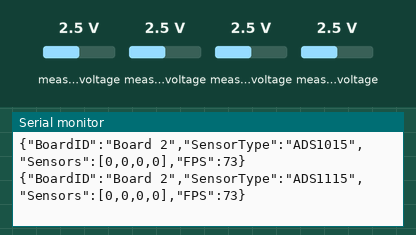
This sketch was run on a simulated ESP32. Parts: the last lines printed to the serial monitor. The inputs (shaded band) are chosen by the test bench; at power-on: measured voltage 2.5 V. No CAN messages arrive unless stated.

Above: at 1.2 s.
1.3 s: measured voltage (sensor 200) set to 0.1 V
At 1.48 s:
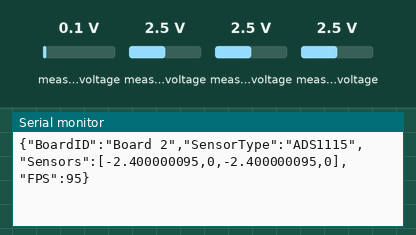
2.8 s: measured voltage (sensor 201) set to 0.1 V
At 2.82 s:
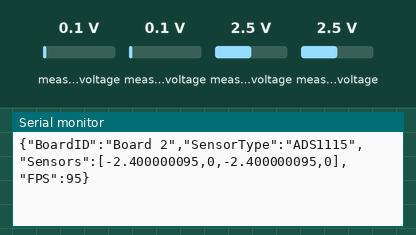
4.3 s: measured voltage (sensor 202) set to 0.1 V
At 4.39 s:
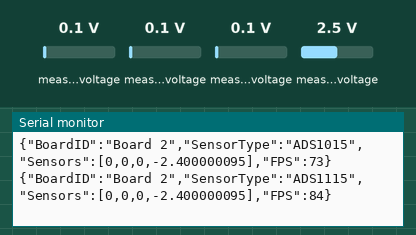
5.8 s: measured voltage (sensor 203) set to 0.1 V
At 5.8 s:
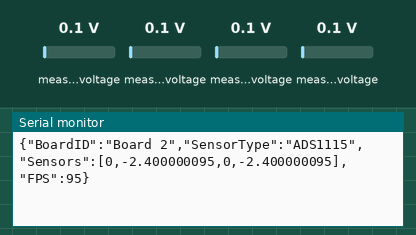
7.3 s: measured voltage (sensor 200) set to 1.2 V
At 7.45 s:
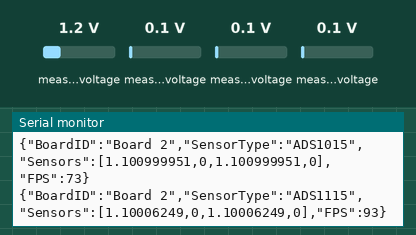
8.8 s: measured voltage (sensor 202) set to 1.2 V
At 8.87 s:
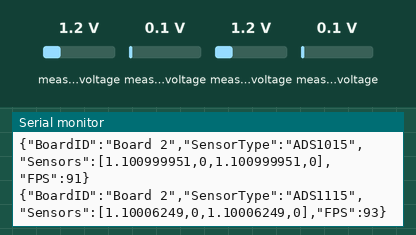
Timing chart, 0 to 11.8 s (numbered marks = the images above; inputs shaded):
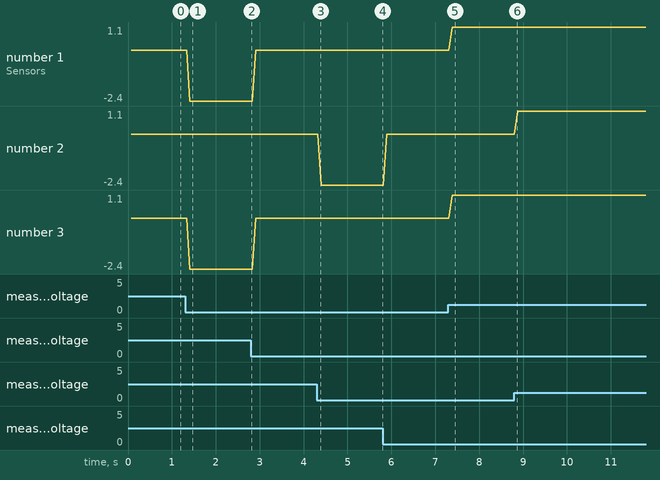

The sketch:

ESP32_PropDaq_ADS1015_ADS1115.ino.ino
```cpp
#include <Wire.h>
#include <ADS1X15.h>
#include <arduinoFFT.h>
#include <ArduinoJson.h>
#include <FreeRTOS.h>
#include <task.h>
#include <queue.h>
#include "driver/twai.h"

// CAN TWAI message to send
twai_message_t txMessage;

// Pins used to connect to CAN bus transceiver:
#define CAN_RX 10
#define CAN_TX 9
int canTXRXcount[2] = {0,0};
int baseID_int = 2;
int baseID  = (0x10)*baseID_int;

StaticJsonDocument<512> sensorData;
DynamicJsonDocument doc0(1024);
DynamicJsonDocument doc1(1024);
DynamicJsonDocument sensor0doc(1024);
DynamicJsonDocument sensor1doc(1024);

TaskHandle_t ADS1015Task;
TaskHandle_t ADS1115Task;

TwoWire I2C_one(0);
TwoWire I2C_two(1);
ADS1015 ADS0(0x48, &I2C_one); // ADS1015 object using TwoWire
ADS1015 ADS1(0x49, &I2C_one); // ADS1015 object using TwoWire
ADS1115 ADS2(0x48, &I2C_two); // ADS1115 object using TwoWire
ADS1115 ADS3(0x49, &I2C_two); // ADS1115 object using TwoWire

const int numSamples = 200; // Number of samples for FFT
double samplingFrequency = 8.0; // Maximum sampling rate in Hz, usually 868.0
volatile double voltageSamples[numSamples];
volatile double vImag[numSamples];

//arduinoFFT FFT = arduinoFFT();
unsigned long startTime0;
unsigned long startTime1;

SemaphoreHandle_t mutex_v;

void ADS1015TaskFunction(void* parameter);
void ADS1115TaskFunction(void* parameter);
void sendSerialData(int16_t ADCs[], double data[], String SensorType, int FPS);

void setup() {
  Serial.begin(921600);

  twai_general_config_t g_config = TWAI_GENERAL_CONFIG_DEFAULT((gpio_num_t)CAN_TX, (gpio_num_t)CAN_RX, TWAI_MODE_NORMAL);
  twai_timing_config_t t_config = TWAI_TIMING_CONFIG_500KBITS();
  twai_filter_config_t f_config = TWAI_FILTER_CONFIG_ACCEPT_ALL();

  // Install and start the TWAI driver
  esp_err_t canStatus = twai_driver_install(&g_config, &t_config, &f_config);
  if (canStatus == ESP_OK) {
    Serial.println("CAN Driver installed");
  } else {
    Serial.println("CAN Driver installation failed");
  }
  twai_start();
  // Prepare the message to send
  txMessage.identifier = baseID;           // Example identifier
  txMessage.flags = TWAI_MSG_FLAG_EXTD;  // Example flags (extended frame)
  txMessage.data_length_code = 8;        // Example data length (8 bytes)
  txMessage.data[0] = 0xFF;              // Reserved for message type
  txMessage.data[1] = 0xFF;              // Sensor 1: Temperature
  txMessage.data[2] = 0xFF;              // Sensor 2: Humidity
  txMessage.data[3] = 0xFF;              // Sensor 3: X axis Acceleration
  txMessage.data[4] = 0xFF;              // Sensor 4: Y axis Acceleration
  txMessage.data[5] = 0xFF;              // Sensor 5: Z axis Acceleration
  txMessage.data[6] = 0xFF;              // Sensor 6: Power Use in W
  txMessage.data[7] = 0xFF;              // Reserved for message Count

  Serial.println("CAN Started");

  mutex_v = xSemaphoreCreateMutex();
  if (mutex_v == NULL) {
  Serial.println("Mutex can not be created");
  }

  // sensor0doc["BoardID"] = "DAQ0";
  // sensor1doc["BoardID"] = "DAQ0";

  I2C_one.begin(16, 17);
  I2C_one.setClock(400000);
  I2C_two.begin(42, 41);
  I2C_two.setClock(400000);

  /***
  I2C_one.begin(13, 14);
  I2C_one.setClock(400000);
  I2C_two.begin(5, 4);
  I2C_two.setClock(400000);
  ***/

  startTime0 = millis();
  startTime1 = millis();

  // Initialize the ADS1115
  if (!ADS0.begin()) {
    Serial.println("Failed to initialize ADS0.");
    while (1);
  }
  ADS0.setMode(1);
  ADS0.setDataRate(7);
  // Set the gain to the desired range (adjust this based on your voltage range)
  ADS0.setGain(0);

  if (!ADS1.begin()) {
    Serial.println("Failed to initialize ADS1.");
    while (1);
  }
  ADS1.setMode(1);
  ADS1.setDataRate(7);
  // Set the gain to the desired range (adjust this based on your voltage range)
  ADS1.setGain(0);


  // Initialize the ADS1115
  if (!ADS2.begin()) {
    Serial.println("Failed to initialize ADS2.");
    while (1);
  }
  ADS2.setMode(1);
  ADS2.setDataRate(7);
  // Set the gain to the desired range (adjust this based on your voltage range)
  ADS2.setGain(0);

  if (!ADS3.begin()) {
    Serial.println("Failed to initialize ADS3.");
    while (1);
  }
  ADS3.setMode(1);
  ADS3.setDataRate(7);
  // Set the gain to the desired range (adjust this based on your voltage range)
  ADS3.setGain(0);


  xTaskCreatePinnedToCore(
  ADS1015TaskFunction,
  "ADS1015Task",
  4096,
  NULL,
  1,
  &ADS1015Task,
  0
  );


  xTaskCreatePinnedToCore(
  ADS1115TaskFunction,
  "ADS1115Task",
  4096,
  NULL,
  1,
  &ADS1115Task,
  1
  );

}

void ADS1015TaskFunction(void* parameter) {
  while (1) {
    // Store the voltage reading in an array
    static int sampleIndex = 0;
    int count = 0;

    int16_t adc0 = ADS0.readADC_Differential_0_1();
    int16_t adc0_1 = ADS1.readADC_Differential_0_1();
    int16_t adc1 = ADS0.readADC_Differential_2_3();
    int16_t adc1_1 = ADS1.readADC_Differential_2_3();

    int16_t ADC_16bit[4] = {adc0,adc1,adc0_1,adc1_1};

    double voltage0 = (ADS0.toVoltage(adc0)); // Calculate voltage in mV 6.144/2048
    double voltage1 = (ADS0.toVoltage(adc1)); // Calculate voltage in mV 6.144/2048
    double voltage0_1 = (ADS1.toVoltage(adc0_1)); // Calculate voltage in mV
    double voltage1_1 = (ADS1.toVoltage(adc1_1)); // Calculate voltage in mV

    // sensor0doc["PT0"] = voltage0;
    // sensor0doc["PT1"] = voltage1;
    // sensor0doc["PT2"] = voltage0_1;
    // sensor0doc["PT3"] = voltage1_1;
    double data[4] = {voltage0, voltage1, voltage0_1, voltage1_1};

    //Serial.print("In0: "); Serial.print(voltage0); Serial.print("\t In1: "); Serial.print(voltage1);
    //Serial.print("\t In0_1: "); Serial.print(voltage0_1); Serial.print("\t In1_1: "); Serial.print(voltage1_1);
    unsigned long currentTime = millis();
    unsigned long timePassed = currentTime - startTime0;
    startTime0 = millis();
    sampleIndex = 0;
    //String sensorjson0;
    xSemaphoreTake(mutex_v, portMAX_DELAY);
    // serializeJson(sensor0doc, Serial);
    sendSerialData(ADC_16bit, data, "ADS1015", 1000*1/(timePassed));
    //Serial.print("\t FPS: "); Serial.println(1000*1/(timePassed));
    xSemaphoreGive(mutex_v);
  }
}

void ADS1115TaskFunction(void* parameter) {
  while (1) {
    // Store the voltage reading in an array
    static int sampleIndex = 0;
    int count = 0;
    int16_t adc0 = ADS2.readADC_Differential_0_1();
    int16_t adc0_1 = ADS3.readADC_Differential_0_1();

    int16_t adc1 = ADS2.readADC_Differential_2_3();
    int16_t adc1_1 = ADS3.readADC_Differential_2_3();

    int16_t ADC_16bit[4] = {adc0,adc1,adc0_1,adc1_1};

    //Serial.print("In0: "); Serial.print(voltage0); Serial.print("\t In1: "); Serial.print(voltage1);

    double voltage0 = (ADS2.toVoltage(adc0)); // Calculate voltage in mV 6.144/32767
    double voltage1 = (ADS3.toVoltage(adc1)); // Calculate voltage in mV 6.144/32767
    double voltage0_1 = (ADS2.toVoltage(adc0_1)); // Calculate voltage in mV
    double voltage1_1 = (ADS3.toVoltage(adc1_1)); // Calculate voltage in mV

    double data[4] = {voltage0, voltage1, voltage0_1, voltage1_1};
    //Serial.print("\t In0_1: "); Serial.print(voltage0_1); Serial.print("\t In1_1: "); Serial.print(voltage1_1);
    unsigned long currentTime = millis();
    unsigned long timePassed = currentTime - startTime1;
    startTime1 = millis();
    sampleIndex = 0;
    xSemaphoreTake(mutex_v, portMAX_DELAY);
    // serializeJson(sensor1doc, Serial);
    sendSerialData(ADC_16bit, data, "ADS1115", 1000*1/(timePassed));
    // Serial.print("\t FPS: "); Serial.println(1000*1/(timePassed));
    xSemaphoreGive(mutex_v);
  }
}

void loop() {
  //doc["BoardID"] = "PT Board";
}

void sendSerialData(int16_t ADC_16bit[], double data[], String SensorType, int FPS) {
  //JSON doc
  int data_arr_size = 4;

  sensorData["BoardID"] = "Board " + String(baseID_int);
  sensorData["SensorType"] = SensorType;

  if (SensorType == "ADS1015"){
    txMessage.identifier = baseID + 0x01;
  }
  if (SensorType == "ADS1115"){
    txMessage.identifier = baseID + 0x02;
  }

  for (int i = 0; i < data_arr_size; i++) {
    sensorData["Sensors"][i] = data[i];
    txMessage.data[2*i] = ADC_16bit[i]/(0xFF);              // Reserved for message type
    txMessage.data[2*i+1] = (ADC_16bit[i] - (txMessage.data[2*i]*(0xFF)));
  }
  // doc["Sensors"][1] = data[1];
  sensorData["FPS"] =

  serializeJson(sensorData, Serial);
  Serial.println();
  twai_transmit(&txMessage, pdMS_TO_TICKS(1));
}
```

Measured:
- after the input at 1.3 s, the serial monitor: prints a new line after 0.11 s (image 1)
- after the input at 4.3 s, the serial monitor: prints a new line at once (image 3)
- after the input at 7.3 s, the serial monitor: prints a new line after 0.08 s (image 5)
- plotted number 1: 0 → -2.4 after the input at 1.3 s, 0 → 1.1 after the input at 7.3 s
- plotted number 3: 0 → -2.4 after the input at 1.3 s, 0 → 1.1 after the input at 7.3 s
